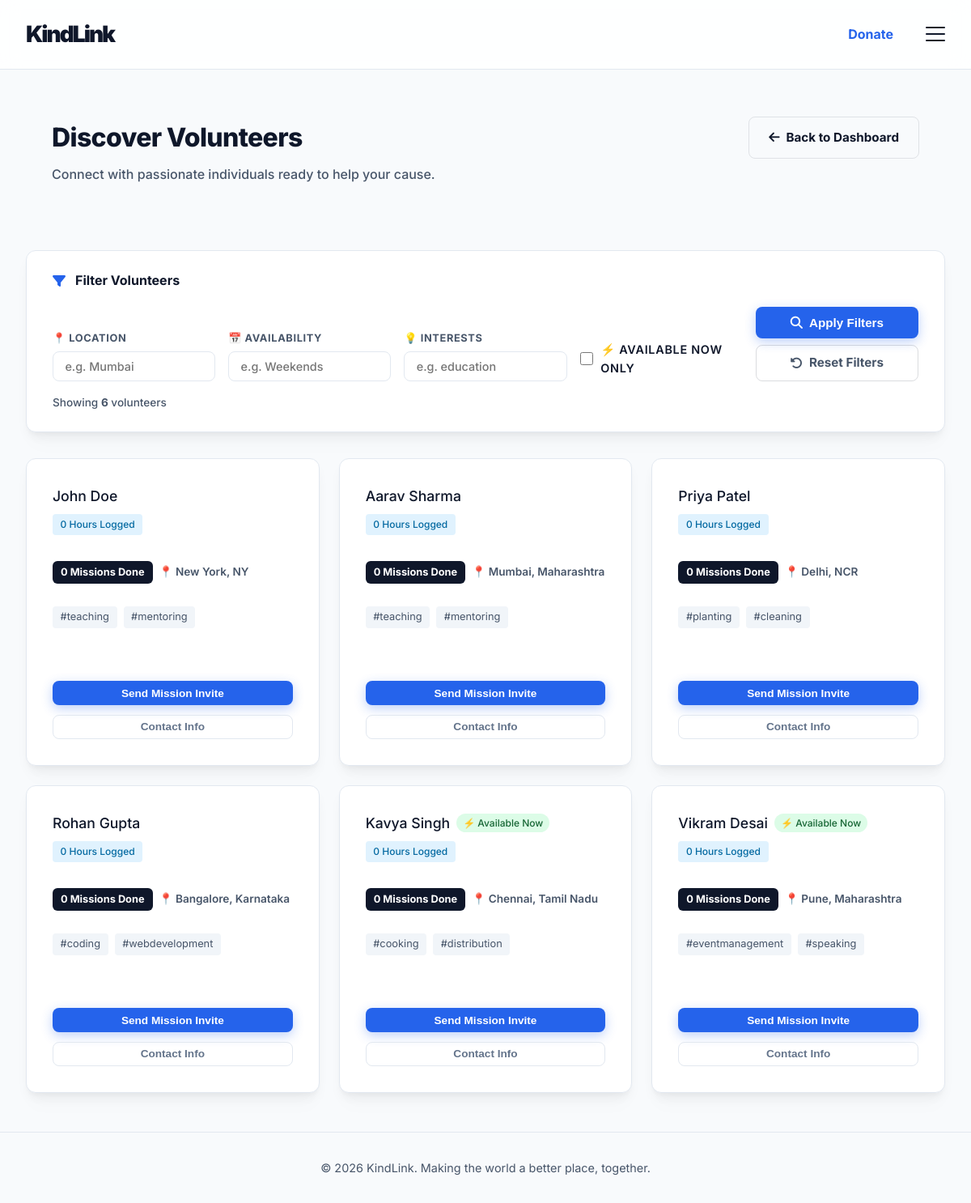
Screenshot of /view_volunteers (signed in) with the database file from the repository.
### app.py (models this page shows)
class User(db.Model):
    id = db.Column(db.Integer, primary_key=True)
    role = db.Column(db.String(20), nullable=False) # 'volunteer' or 'ngo'
    name = db.Column(db.String(100), nullable=False)
    email = db.Column(db.String(120), unique=True, nullable=False)
    password = db.Column(db.String(200), nullable=False)
    mobile = db.Column(db.String(20), default='')
    hours_logged = db.Column(db.Integer, default=0)
    badges = db.Column(db.String(200), default='') # comma separated
    location = db.Column(db.String(100), default='Local')
    skills = db.Column(db.String(255), default='') # comma separated
    interests = db.Column(db.String(255), default='')
    availability = db.Column(db.String(100), default='')
    is_available_now = db.Column(db.Boolean, default=False)
    mission = db.Column(db.Text, default='')

### app.py (the view)
@app.route('/view_volunteers')
def view_volunteers():
    if 'user_id' not in session: return redirect(url_for('login'))
    user = User.query.get(session['user_id'])
    if user.role != 'ngo': return redirect(url_for('index'))
    filter_location     = request.args.get('location', '').strip().lower()
    filter_availability = request.args.get('availability', '').strip().lower()
    filter_interests    = request.args.get('interests', '').strip().lower()
    filter_available_now = request.args.get('available_now', '')
    volunteers = User.query.filter_by(role='volunteer').all()
    vol_list = []
    for vol in volunteers:
        if filter_location and filter_location not in (vol.location or '').lower():
            continue
        if filter_availability and filter_availability not in (vol.availability or '').lower():
            continue
        if filter_interests and filter_interests not in (vol.interests or '').lower():
            continue
        if filter_available_now == 'on' and not vol.is_available_now:
            continue
        missions_done = Application.query.filter_by(volunteer_id=vol.id, is_completed=True).count()
        vol_list.append({
            'user': vol,
            'missions_done': missions_done
        })
    return render_template('view_volunteers.html', volunteers=vol_list,
                           filter_location=filter_location,
                           filter_availability=filter_availability,
                           filter_interests=filter_interests,
                           filter_available_now=filter_available_now)

### templates/view_volunteers.html (shortened to what this page needs)
{% extends "base.html" %}
{% block content %}
<div class="container" style="padding-top: 2rem;">
    <div class="dashboard-header" style="margin-bottom: 3rem; display: flex; justify-content: space-between; align-items: flex-start; gap: 2rem; flex-wrap: wrap;">
        <div class="header-left">
            <h1 class="responsive-h1" style="font-weight: 800; letter-spacing: -0.02em; margin-bottom: 0.5rem;">Discover Volunteers</h1>
            <p class="responsive-p" style="color: var(--text-secondary); font-weight: 500;">Connect with passionate individuals ready to help your cause.</p>
        </div>
        <div class="header-right">
            <a href="{{ url_for('ngo_dashboard') }}" class="btn btn-outline" style="display: flex; align-items: center; gap: 0.5rem; font-weight: 700; color: var(--text-primary); border-color: rgba(15, 23, 42, 0.1); padding: 0.8rem 1.5rem;">
                <i class="fa-solid fa-arrow-left"></i> Back to Dashboard
            </a>
        </div>
    </div>
    <section style="margin-bottom: 2rem;">
        <form method="GET" action="{{ url_for('view_volunteers') }}" id="filterForm">
            <div class="glass-card" style="padding: 1.5rem 2rem;">
                <div style="display: flex; align-items: center; gap: 0.75rem; margin-bottom: 1.25rem;">
                    <i class="fa-solid fa-filter" style="color: var(--brand-accent);"></i>
                    <h4 style="margin: 0; font-size: 1rem; font-weight: 700;">Filter Volunteers</h4>
                </div>
                <div style="display: grid; grid-template-columns: repeat(auto-fit, minmax(180px, 1fr)); gap: 1rem; align-items: end;">
                    <div>
                        <label style="font-size: 0.8rem; font-weight: 700; color: var(--text-secondary); display: block; margin-bottom: 0.4rem; text-transform: uppercase; letter-spacing: 0.05em;">📍 Location</label>
                        <input type="text" name="location" value="{{ filter_location }}" placeholder="e.g. Mumbai" class="form-control" style="padding: 0.55rem 0.9rem; font-size: 0.9rem;">
                    </div>
                    <div>
                        <label style="font-size: 0.8rem; font-weight: 700; color: var(--text-secondary); display: block; margin-bottom: 0.4rem; text-transform: uppercase; letter-spacing: 0.05em;">📅 Availability</label>
                        <input type="text" name="availability" value="{{ filter_availability }}" placeholder="e.g. Weekends" class="form-control" style="padding: 0.55rem 0.9rem; font-size: 0.9rem;">
                    </div>
                    <div>
                        <label style="font-size: 0.8rem; font-weight: 700; color: var(--text-secondary); display: block; margin-bottom: 0.4rem; text-transform: uppercase; letter-spacing: 0.05em;">💡 Interests</label>
                        <input type="text" name="interests" value="{{ filter_interests }}" placeholder="e.g. education" class="form-control" style="padding: 0.55rem 0.9rem; font-size: 0.9rem;">
                    </div>
                    <div style="display: flex; align-items: center; gap: 0.6rem; padding-bottom: 0.3rem;">
                        <input type="checkbox" id="available_now" name="available_now" value="on" {% if filter_available_now == 'on' %}checked{% endif %} style="width: 18px; height: 18px; accent-color: var(--brand-accent); cursor: pointer;">
                        <label for="available_now" style="font-size: 0.9rem; font-weight: 600; cursor: pointer; margin: 0;">⚡ Available Now only</label>
                    </div>
                    <div style="display: flex; flex-direction: column; gap: 0.5rem;">
                        <button type="submit" class="btn btn-primary" style="width: 100%; padding: 0.6rem 1rem; font-weight: 700; display: flex; align-items: center; justify-content: center; gap: 0.5rem;">
                            <i class="fa-solid fa-magnifying-glass"></i> Apply Filters
                        </button>
                        <a href="{{ url_for('view_volunteers') }}" class="btn btn-outline" style="width: 100%; padding: 0.6rem 1rem; font-weight: 700; display: flex; align-items: center; justify-content: center; gap: 0.5rem; text-align: center; color: var(--text-secondary); border-color: rgba(15,23,42,0.15);">
                            <i class="fa-solid fa-rotate-left"></i> Reset Filters
                        </a>
                    </div>
                </div>
                {% if volunteers is defined %}
                <p style="margin-top: 1rem; font-size: 0.85rem; color: var(--text-secondary); font-weight: 500;">
                    Showing <strong>{{ volunteers|length }}</strong> volunteer{{ 's' if volunteers|length != 1 else '' }}
                </p>
                {% endif %}
            </div>
        </form>
    </section>
    <section class="matches-section">
        <div class="matches-grid">
            {% if volunteers %}
                {% for item in volunteers %}
                <div class="match-card glass-card hover-lift">
                    <div class="match-header">
                        <h4 style="display:flex; align-items:center; gap:0.5rem; flex-wrap:wrap; margin:0;">
                            {{ item.user.name }}
                            {% if item.user.is_available_now %}
                            <span style="font-size:0.75rem; background:#dcfce7; color:#166534; padding:2px 8px; border-radius:12px; white-space:nowrap;">⚡ Available Now</span>
                            {% endif %}
                        </h4>
                        <span class="match-score" style="font-size: 0.75rem; width: fit-content; background: #e0f2fe; color: #0369a1;">{{ item.user.hours_logged }} Hours Logged</span>
                    </div>
                    <div class="match-info-center">
                        <div style="margin-top: 0.5rem; display: flex; gap: 0.5rem; align-items: center;">
                            <span class="badge" style="background: var(--text-primary); color: white; padding: 4px 10px; border-radius: 6px; font-size: 0.8rem; font-weight: 700;">
                                {{ item.missions_done }} Missions Done
                            </span>
                            <span style="font-size: 0.85rem; color: var(--text-secondary); font-weight: 600;">📍 {{ item.user.location }}</span>
                        </div>
                        <div class="match-tags" style="margin-top: 1rem;">
                            {% for skill in item.user.skills.split(',') %}
                                {% if skill.strip() %}
                                <span class="tag">#{{ skill.strip().lower()|replace(' ', '') }}</span>
                                {% endif %}
                            {% endfor %}
                        </div>
                    </div>
                    <div class="match-actions-end">
                        <button class="btn btn-primary btn-sm btn-block"
                                data-name="{{ item.user.name }}"
                                data-email="{{ item.user.email }}"
                                onclick="sendInvite(this)">Send Mission Invite</button>
                        <button class="btn btn-outline btn-sm btn-block" style="border-color: #e2e8f0; color: #64748b;"
                                data-name="{{ item.user.name }}"
                                data-mobile="{{ item.user.mobile if item.user.mobile else 'Not provided' }}"
                                onclick="showVolunteerContact(this)">Contact Info</button>
                    </div>
                </div>
                {% endfor %}
            {% else %}
                <div class="empty-state" style="grid-column: 1 / -1; padding: 4rem;">
                    <p style="font-size: 1.1rem;">No volunteers registered on the platform yet. They're coming soon!</p>
                </div>
            {% endif %}
        </div>
    </section>
</div>
{% endblock %}

### static/css/style.css (style rules this page uses)
:root { --bg-light: #f8fafc; --surface-light: #ffffff; --text-primary: #0f172a; --text-secondary: #475569; --brand-primary: #0f172a; --brand-accent: #2563eb; --brand-accent-soft: rgba(37, 99, 235, 0.08); --border-color: #e2e8f0; --premium-shadow: 0 4px 6px -1px rgba(0, 0, 0, 0.03), 0 10px 15px -3px rgba(0, 0, 0, 0.05), 0 20px 25px -5px rgba(0, 0, 0, 0.02); --error: #ef4444; --success: #10b981; }
* { box-sizing: border-box; margin: 0; padding: 0; }
body { font-family: 'Inter', sans-serif; background-color: var(--bg-light); color: var(--text-primary); line-height: 1.6; overflow-x: hidden; min-height: 100vh; display: flex; flex-direction: column; padding-top: 80px; word-wrap: break-word; overflow-wrap: break-word; }
html { overflow-x: hidden; }
a { color: var(--brand-accent); text-decoration: none; transition: all 0.2s cubic-bezier(0.4, 0, 0.2, 1); font-weight: 600; }
.container { max-width: 1400px; margin: 0 auto; padding: 0 2rem; }
.btn { display: inline-flex; align-items: center; justify-content: center; padding: 0.75rem 1.5rem; border-radius: 8px; font-weight: 700; text-align: center; cursor: pointer; transition: all 0.3s cubic-bezier(0.4, 0, 0.2, 1); border: 1px solid transparent; font-size: 0.95rem; gap: 0.75rem; }
.btn-primary { background-color: var(--brand-accent); color: white; box-shadow: 0 4px 14px 0 rgba(37, 99, 235, 0.3); }
.btn-outline { border: 1px solid var(--border-color); color: var(--text-primary); background: transparent; }
.btn-block { display: block; width: 100%; }
.btn-sm { padding: 0.4rem 0.8rem; font-size: 0.85rem; }
.glass-card, .glass-container { background: #ffffff; border: 1px solid var(--border-color); border-radius: 12px; padding: 2.5rem; transition: all 0.3s cubic-bezier(0.4, 0, 0.2, 1); box-shadow: var(--premium-shadow); }
.glass-card { position: relative; }
label { display: block; margin-bottom: 0.5rem; font-weight: 700; color: var(--text-primary); font-size: 0.85rem; text-transform: uppercase; letter-spacing: 0.05em; }
.form-control { width: 100%; padding: 0.85rem 1.25rem; border-radius: 8px; background-color: #ffffff; border: 1px solid var(--border-color); color: var(--text-primary); font-family: inherit; font-weight: 500; transition: all 0.2s cubic-bezier(0.4, 0, 0.2, 1); }
.dashboard-header { display: flex; justify-content: space-between; align-items: center; padding: 2rem; margin-bottom: 2.5rem; flex-wrap: wrap; gap: 2rem; }
.badges-section, .matches-section, .analytics-section, .opps-section { margin-bottom: 3rem; }
.matches-grid { display: grid; grid-template-columns: repeat(auto-fill, minmax(350px, 1fr)); gap: 1.5rem; margin-top: 1.5rem; }
.match-card { padding: 2rem; display: flex; flex-direction: column; gap: 1.5rem; align-items: stretch; transition: all 0.3s cubic-bezier(0.4, 0, 0.2, 1); }
.match-header { display: flex; flex-direction: column; gap: 0.5rem; }
.match-info-center { flex: 1; display: flex; flex-direction: column; gap: 0.75rem; }
.match-actions-end { display: flex; flex-direction: column; gap: 0.75rem; align-items: stretch; }
.hover-lift { transition: transform 0.3s cubic-bezier(0.4, 0, 0.2, 1), box-shadow 0.3s cubic-bezier(0.4, 0, 0.2, 1); }
.match-header h4 { font-weight: 500; font-size: 1.1rem; }
.match-score { background: #f0fdf4; color: var(--success); padding: 0.2rem 0.6rem; border-radius: 4px; font-size: 0.8rem; font-weight: 500; }
.match-tags { display: flex; gap: 0.5rem; flex-wrap: wrap; }
.tag { background-color: #f1f5f9; color: var(--text-secondary); padding: 0.2rem 0.6rem; border-radius: 4px; font-size: 0.8rem; }

### templates/view_volunteers.html (style rules this page uses)
.match-card { min-height: 380px; justify-content: space-between; }

### rows the page displays
User: user.name "John Doe", user.hours_logged "0", user.location "New York, NY"
User: user.name "Aarav Sharma", user.hours_logged "0", user.location "Mumbai, Maharashtra"
User: user.name "Priya Patel", user.hours_logged "0", user.location "Delhi, NCR"
User: user.name "Rohan Gupta", user.hours_logged "0", user.location "Bangalore, Karnataka"
User: user.name "Kavya Singh", user.hours_logged "0", user.location "Chennai, Tamil Nadu"
User: user.name "Vikram Desai", user.hours_logged "0", user.location "Pune, Maharashtra"

### other values shown
{{ volunteers|length }} "6"
{{ 's' if volunteers|length != 1 else '' }} "s"
{{ item.missions_done }} "0" "0" "0" "0" "0" "0"
{{ skill.strip().lower()|replace(' ', '') }} "teaching" "mentoring" "teaching" "mentoring" "planting" "cleaning" "coding" "webdevelopment" "cooking" "distribution" "eventmanagement" "speaking"
